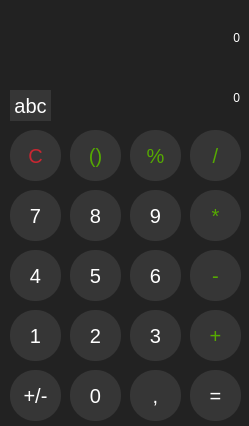
<?xml version="1.0" encoding="UTF-8"?>
<ui version="4.0">
 <class>Kalkulyator_asosiy</class>
 <widget class="QWidget" name="Kalkulyator_asosiy">
  <property name="geometry">
   <rect>
    <x>0</x>
    <y>0</y>
    <width>249</width>
    <height>426</height>
   </rect>
  </property>
  <property name="windowTitle">
   <string>Form</string>
  </property>
  <property name="styleSheet">
   <string notr="true">QWidget {
	background-color: rgb(34, 34, 34);
}
QLabel {
	color: white;
}
QPushButton {
	background-color: rgb(54, 54, 54);
	font-size: 20px;
	color: white;
	border-radius: 25px;
}
#btn_qavs,#btn_foiz,#btn_bolish,
#btn_kopaytirish,#btn_ayirish,
#btn_qoshish,btn_qoshish {
	
	color: rgb(85, 170, 0);
}</string>
  </property>
  <widget class="QPushButton" name="btn_clear">
   <property name="geometry">
    <rect>
     <x>10</x>
     <y>130</y>
     <width>51</width>
     <height>51</height>
    </rect>
   </property>
   <property name="styleSheet">
    <string notr="true">color: rgb(200, 38, 49);</string>
   </property>
   <property name="text">
    <string>C</string>
   </property>
  </widget>
  <widget class="QPushButton" name="btn_qavs">
   <property name="geometry">
    <rect>
     <x>70</x>
     <y>130</y>
     <width>51</width>
     <height>51</height>
    </rect>
   </property>
   <property name="text">
    <string>()</string>
   </property>
  </widget>
  <widget class="QPushButton" name="btn_foiz">
   <property name="geometry">
    <rect>
     <x>130</x>
     <y>130</y>
     <width>51</width>
     <height>51</height>
    </rect>
   </property>
   <property name="text">
    <string>%</string>
   </property>
  </widget>
  <widget class="QPushButton" name="btn_bolish">
   <property name="geometry">
    <rect>
     <x>190</x>
     <y>130</y>
     <width>51</width>
     <height>51</height>
    </rect>
   </property>
   <property name="text">
    <string>/</string>
   </property>
  </widget>
  <widget class="QPushButton" name="btn_9">
   <property name="geometry">
    <rect>
     <x>130</x>
     <y>190</y>
     <width>51</width>
     <height>51</height>
    </rect>
   </property>
   <property name="text">
    <string>9</string>
   </property>
  </widget>
  <widget class="QPushButton" name="btn_kopaytirish">
   <property name="geometry">
    <rect>
     <x>190</x>
     <y>190</y>
     <width>51</width>
     <height>51</height>
    </rect>
   </property>
   <property name="text">
    <string>*</string>
   </property>
  </widget>
  <widget class="QPushButton" name="pushButton_7">
   <property name="geometry">
    <rect>
     <x>10</x>
     <y>190</y>
     <width>51</width>
     <height>51</height>
    </rect>
   </property>
   <property name="text">
    <string>7</string>
   </property>
  </widget>
  <widget class="QPushButton" name="btn_8">
   <property name="geometry">
    <rect>
     <x>70</x>
     <y>190</y>
     <width>51</width>
     <height>51</height>
    </rect>
   </property>
   <property name="text">
    <string>8</string>
   </property>
  </widget>
  <widget class="QPushButton" name="btn_6">
   <property name="geometry">
    <rect>
     <x>130</x>
     <y>250</y>
     <width>51</width>
     <height>51</height>
    </rect>
   </property>
   <property name="text">
    <string>6</string>
   </property>
  </widget>
  <widget class="QPushButton" name="btn_ayirish">
   <property name="geometry">
    <rect>
     <x>190</x>
     <y>250</y>
     <width>51</width>
     <height>51</height>
    </rect>
   </property>
   <property name="text">
    <string>-</string>
   </property>
  </widget>
  <widget class="QPushButton" name="btn_4">
   <property name="geometry">
    <rect>
     <x>10</x>
     <y>250</y>
     <width>51</width>
     <height>51</height>
    </rect>
   </property>
   <property name="text">
    <string>4</string>
   </property>
  </widget>
  <widget class="QPushButton" name="btn_5">
   <property name="geometry">
    <rect>
     <x>70</x>
     <y>250</y>
     <width>51</width>
     <height>51</height>
    </rect>
   </property>
   <property name="text">
    <string>5</string>
   </property>
  </widget>
  <widget class="QPushButton" name="btn_3">
   <property name="geometry">
    <rect>
     <x>130</x>
     <y>310</y>
     <width>51</width>
     <height>51</height>
    </rect>
   </property>
   <property name="text">
    <string>3</string>
   </property>
  </widget>
  <widget class="QPushButton" name="btn_qoshish">
   <property name="geometry">
    <rect>
     <x>190</x>
     <y>310</y>
     <width>51</width>
     <height>51</height>
    </rect>
   </property>
   <property name="text">
    <string>+</string>
   </property>
  </widget>
  <widget class="QPushButton" name="btn_1">
   <property name="geometry">
    <rect>
     <x>10</x>
     <y>310</y>
     <width>51</width>
     <height>51</height>
    </rect>
   </property>
   <property name="text">
    <string>1</string>
   </property>
  </widget>
  <widget class="QPushButton" name="btn_2">
   <property name="geometry">
    <rect>
     <x>70</x>
     <y>310</y>
     <width>51</width>
     <height>51</height>
    </rect>
   </property>
   <property name="text">
    <string>2</string>
   </property>
  </widget>
  <widget class="QPushButton" name="btn_vergul">
   <property name="geometry">
    <rect>
     <x>130</x>
     <y>370</y>
     <width>51</width>
     <height>51</height>
    </rect>
   </property>
   <property name="text">
    <string>,</string>
   </property>
  </widget>
  <widget class="QPushButton" name="btn_teng">
   <property name="geometry">
    <rect>
     <x>190</x>
     <y>370</y>
     <width>51</width>
     <height>51</height>
    </rect>
   </property>
   <property name="text">
    <string>=</string>
   </property>
  </widget>
  <widget class="QPushButton" name="btn_ishora">
   <property name="geometry">
    <rect>
     <x>10</x>
     <y>370</y>
     <width>51</width>
     <height>51</height>
    </rect>
   </property>
   <property name="text">
    <string>+/-</string>
   </property>
  </widget>
  <widget class="QPushButton" name="btn_nol">
   <property name="geometry">
    <rect>
     <x>70</x>
     <y>370</y>
     <width>51</width>
     <height>51</height>
    </rect>
   </property>
   <property name="text">
    <string>0</string>
   </property>
  </widget>
  <widget class="QLabel" name="label">
   <property name="geometry">
    <rect>
     <x>80</x>
     <y>20</y>
     <width>160</width>
     <height>35</height>
    </rect>
   </property>
   <property name="minimumSize">
    <size>
     <width>160</width>
     <height>35</height>
    </size>
   </property>
   <property name="maximumSize">
    <size>
     <width>16777215</width>
     <height>35</height>
    </size>
   </property>
   <property name="text">
    <string>0</string>
   </property>
   <property name="alignment">
    <set>Qt::AlignRight|Qt::AlignTrailing|Qt::AlignVCenter</set>
   </property>
  </widget>
  <widget class="QLabel" name="label_2">
   <property name="geometry">
    <rect>
     <x>80</x>
     <y>80</y>
     <width>160</width>
     <height>35</height>
    </rect>
   </property>
   <property name="minimumSize">
    <size>
     <width>160</width>
     <height>35</height>
    </size>
   </property>
   <property name="maximumSize">
    <size>
     <width>16777215</width>
     <height>35</height>
    </size>
   </property>
   <property name="text">
    <string>0</string>
   </property>
   <property name="alignment">
    <set>Qt::AlignRight|Qt::AlignTrailing|Qt::AlignVCenter</set>
   </property>
  </widget>
  <widget class="QPushButton" name="ilmiy_rejim">
   <property name="geometry">
    <rect>
     <x>10</x>
     <y>90</y>
     <width>41</width>
     <height>31</height>
    </rect>
   </property>
   <property name="text">
    <string>abc</string>
   </property>
  </widget>
 </widget>
 <resources/>
 <connections/>
</ui>
